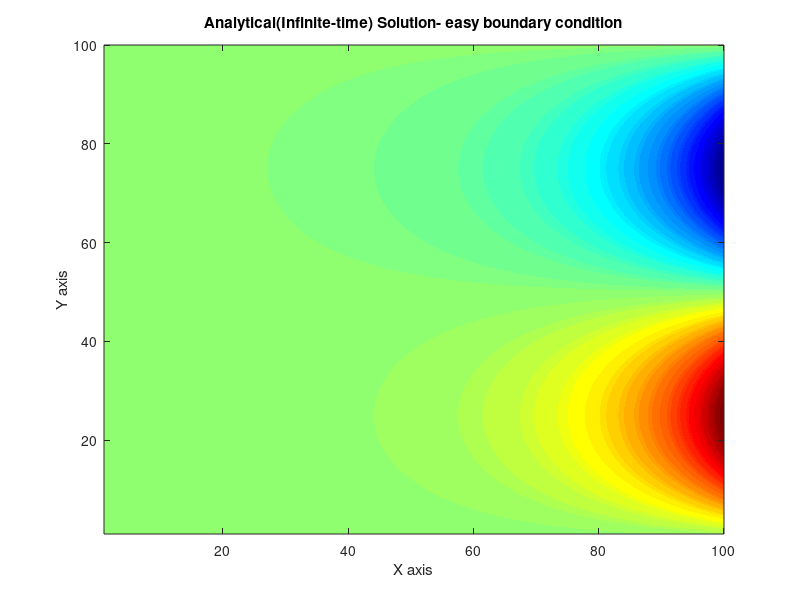

This figure's MATLAB source:
% 2A - Analytical Solution using a Convenient Boundary Condition
clear all;
close all;
clc;

% Matrix dimensions (Domain)
L = 100;
H = 100;

% Declaring T matrix
T = zeros(L,H);

% Grid spacing along x and y
dx = 1;
dy = 1;

% Defining the no of points along x and y
x = 1:dx:L;
y = 1:dy:H;

% Obtain the X and Y locations for each node
[X,Y] = meshgrid(x, y);

% Boundary Conditions
BC = sin(2*pi*y/H);

% Solution
A2 = 2/(H*sinh(2*pi*L/H))*sum(BC.^2);
T = A2*sinh(2*pi*X/H).*sin(2*pi*Y/H);

% Contour Plot
[C,h] = contourf(T,100, 'LineStyle', 'none');
colormap(jet);
xlabel('X axis');
ylabel('Y axis');
title_text = sprintf('Analytical(Infinite-time) Solution- easy boundary condition');
title(title_text);
